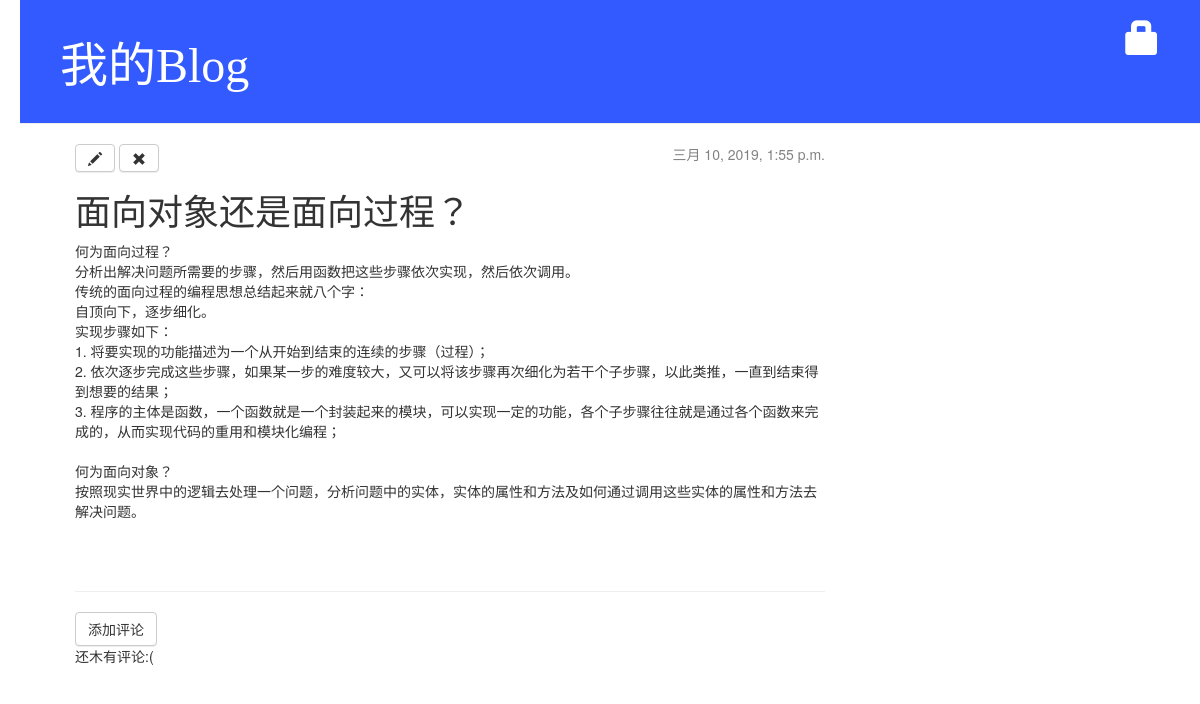
The app's page /post/4/ with its own data.
### myblog/models.py (models this page shows, shortened)
class Post(models.Model):
    author = models.ForeignKey('auth.User', on_delete=models.CASCADE)
    title = models.CharField(max_length=200)
    text = models.TextField()
    created_date = models.DateTimeField(default=timezone.now)
    published_date = models.DateTimeField(blank=True, null=True)

### myblog/views.py (the view)
# urls.py: url(r'^post/(?P<pk>[0-9]+)/$', views.post_detail, name='post_detail'),
def post_detail(request, pk):
    post = get_object_or_404(Post, pk=pk)
    return render(request, 'blog/post_detail.html', {'post': post})

### myblog/templates/blog/post_detail.html
{% extends 'blog/base.html' %}
    {% block content %}
        <div class="post">
            {% if post.published_date %}
                <div class="date">
                    {{ post.published_date }}
                </div>
            {% else %}
                <a class="btn btn-default" href="{% url 'post_publish' pk=post.pk %}">Publish</a>
            {% endif %}
                <a class="btn btn-default" href="{% url 'post_edit' pk=post.pk %}"><span class="glyphicon glyphicon-pencil"></span></a>
                <a class="btn btn-default" href="{% url 'post_remove' pk=post.pk %}"><span class="glyphicon glyphicon-remove"></span></a>
            <h1>{{ post.title }}</h1>
            <p>{{ post.text|linebreaksbr }}</p>
        </div>
        <hr>
        <a class="btn btn-default" href="{% url 'add_comment_to_post' pk=post.pk %}">添加评论</a>
        {% for comment in post.comments.all %}
            {% if user.is_authenticated or comment.approved_comment %}
            <div class="comment">
                <div class="date">
                    {{ comment.created_date }}
                    {% if not comment.approved_comment %}
                        <a class="btn btn-default" href="{% url 'comment_remove' pk=comment.pk %}"><span class="glyphicon glyphicon-remove"></span></a>
                        <a class="btn btn-default" href="{% url 'comment_approve' pk=comment.pk %}"><span class="glyphicon glyphicon-ok"></span></a>
                    {% endif %}
                </div>
                <strong>{{ comment.author }}</strong>
                <p>{{ comment.text|linebreaks }}</p>
            </div>
            {% endif %}
        {% empty %}
            <p>还木有评论:(</p>
        {% endfor %}
    {% endblock %}

### myblog/static/css/blog.css (style rules this page uses)
body { padding-left: 20px; }
h1, h2, h3, h4 { font-family: 'Lobster', cursive; }
.date { float: right; color: #828282; }
.post { margin-bottom: 70px; }

### records on screen
Post: published_date "三月 10, 2019, 1:55 p.m.", title "面向对象还是面向过程？", text "何为面向过程？ 分析出解决问题所需要的步骤，然后用函数把这些步骤依次实现，然后依次调用。 传统的面向过程的编程思想总结起来就八个字： 自顶向下，逐步细化。 实现步骤如下： 1. 将要实现的功能描述为一个从开始到结束的连续的步骤（过程）； 2. 依次逐步完成这些步骤，如果某一步的难度较大，又可以将该步骤再次细化为若干个子步骤，以此类推，一直到结束得到想要的结果； 3. 程序的主体是函数，一个函数就是一个封装起来的模块，可以实现一定的功能，各个子步骤往往就是通过各个函数来完成的，从而实现代码的重用和模块化编程； 何为面向对象？ 按照现实世界中的逻辑去处理一个问题，分析问题中的实体，实体的属性和方法及如何通过调用这些实体的属性和方法去解决问题。"
